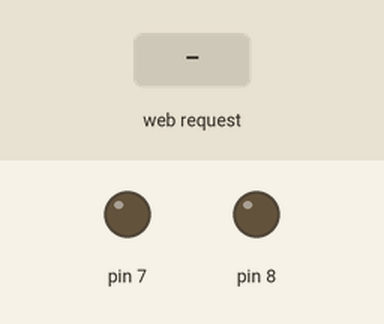
This sketch was run on a simulated Arduino Uno, built for the host (arithmetic inside an expression is 32-bit, double 64-bit). Shown: output pins drawn as LEDs (lit = HIGH). Dashed ring = blinking. The inputs (shaded band) are chosen by the test bench. WiFi joins after 1.5 s; servers stay silent unless stated.

Above: at 1.2 s.
1.3 s: HTTP request GET /2on received
At 1.67 s:
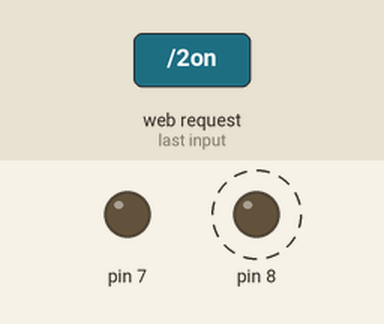
4.3 s: HTTP request GET /1on received
Timing chart, 0 to 7.3 s (numbered marks = the images above; inputs shaded):
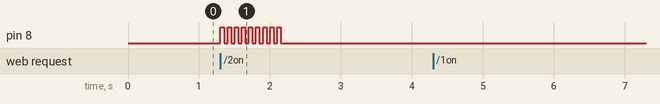

The sketch:

ethershield_rele.ino
```cpp
/*Mude o mac[] para o mac da sua placa Ethernet Shield (números localizados embaixo da placa) e o IP de acordo com sua rede local. Por exemplo, se o seu roteador
tiver o IP 192.168.1.1. Digite um IP 192.168.1.xxx. Sendo xxx de sua escolha. Cuidado para não colocar um IP igual de um PC de sua rede local. Aqui foi escolhido o final 177.

Cuidado também com a alimentação do Arduino. Utilize conectado ao USB do PC ou a uma fonte externa de 0 a 12V com 1A de corrente.*/

#include <SPI.h>
#include <Ethernet.h>
boolean incoming = 0;
int rele1 = 0;
int rele2 = 0;
int loopporta = 1;

byte mac[] = { 0x00, 0xAB, 0x00, 0x00, 0x00, 0x01 };
IPAddress ip(192,168,0,200);

EthernetServer server(80);
void setup()
{

Ethernet.begin(mac, ip);
server.begin();
Serial.begin(9600);

pinMode(8, OUTPUT);
digitalWrite(8, LOW);
pinMode(7, OUTPUT);
digitalWrite(7, LOW);
}

void loop()
{


// listen for incoming clients
EthernetClient client = server.available();
if (client) {
// an http request ends with a blank line
boolean currentLineIsBlank = true;
String str;
while (client.connected()) {
if (client.available()) {
char c = client.read();
str.concat(c);
if(str.endsWith("/1on")) rele1 =1;
else if(str.endsWith("/1off")) rele1 =0;
if(str.endsWith("/2on")) rele2 =1;
else if(str.endsWith("/2off")) rele2 =0;
if (c == '\n' && currentLineIsBlank) {
client.println("HTTP/1.1 200 OK");
client.println("Content-Type: text/html");
client.println();
if(rele1 == 1)
{
client.println("ligado1" );
digitalWrite(7, HIGH);
}
else if (rele1 ==0)
{
client.println("desligado1" );
digitalWrite(7, LOW);
}
if(rele2 == 1)
{
  client.println("#########     PORTA ABERTA     ##########");


  while(loopporta != 10)    //    loop para abrir a porta
  {
    loopporta++;
    digitalWrite(8, HIGH);
    delay(50);
    digitalWrite(8, LOW);
    delay(50);

  }
}

break;
}
if (c == '\n') {
currentLineIsBlank = true;
}
else if (c != '\r') {
currentLineIsBlank = false;
}
}
}
// give the web browser time to receive the data
delay(1);
// close the connection:
//client.stop();
}

digitalWrite(8, LOW);
  digitalWrite(7, LOW);
}
```

Measured:
- after the input at 1.3 s, pin 8: alternates HIGH for 0.05 s and LOW for 0.05 s, 18 changes in all, then stays LOW, starting at once
